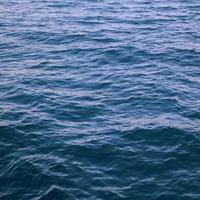
#> input picture image.jpg, 200 x 200 px
$ python SpectrumAnalyzer.py
#> lines starting #> are read from the running program, lines starting #| are printed output that depends on the picture
import numpy as np
from PIL import Image
import matplotlib.pyplot as plt

# load the image into a NumPy array
image = np.array(Image.open('image.jpg'))
#> image is the input picture: shape (200, 200, 3); mean R, G, B 76.4, 108.2, 143.3

# compute the fast Fourier transform of the image
fourier = np.fft.fft2(image)

# shift the zero frequency component to the center of the spectrum
fourier_shift = np.fft.fftshift(fourier)

# take the magnitude of the transformed image
magnitude = np.abs(fourier_shift)

# plot the magnitude of the transformed image
#plt.imshow(magnitude, cmap='gray')
plt.imshow((magnitude * 255).astype(np.uint8))
plt.show()
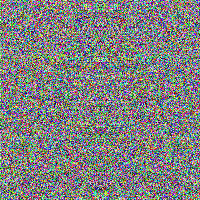
#> shown: shape (200, 200, 3); mean R, G, B 127.2, 127.9, 127.2
